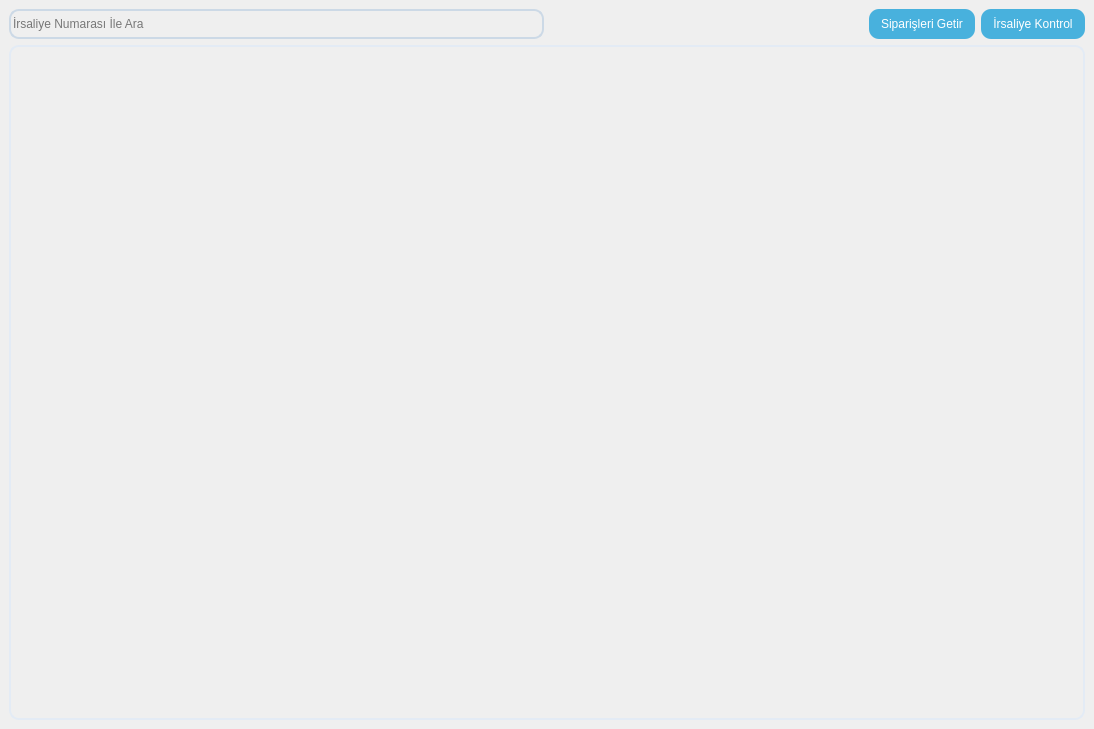
<?xml version="1.0" encoding="UTF-8"?>
<ui version="4.0">
 <class>Form</class>
 <widget class="QWidget" name="Form">
  <property name="geometry">
   <rect>
    <x>0</x>
    <y>0</y>
    <width>1094</width>
    <height>729</height>
   </rect>
  </property>
  <property name="windowTitle">
   <string>Form</string>
  </property>
  <property name="styleSheet">
   <string notr="true">QGroupBox{
	background-color: transparent;
	border-radius: 15px;
	margin-top: 15px;
	font: 9pt &quot;Segoe UI&quot;;
	color: #5f5f5f
}

QTableWidget {
    border: 2px solid #e3ebf5;
    border-radius: 10px;
    background-color: transparent;
}
QGroupBox::title {
    subcontrol-origin: margin;
    subcontrol-position: top center;
    padding: 5px 10px;
    background-color: #e3ebf5;
    border-radius: 7px;
    color: #5f5f5f;
}

QLabel{
	font: 9pt &quot;Segoe UI&quot;;
	color: #5f5f5f;
}

QLineEdit{
	background-color: transparent;
	border: 2px solid #ccd9e6;
	border-radius: 10px;
	font: 9 pt &quot;Segoe UI&quot; #5f5f5f;
}

QTextEdit{
	background-color: transparent;
	border: 2px solid #ccd9e6;
	border-radius: 10px;
	font: 9 pt &quot;Segoe UI&quot; #5f5f5f;
}

QPushButton {
    background-color: #48B1DD;
    color: white;
    border: none;
    border-radius: 10px;
    padding: 6px 12px;
    font: 9pt &quot;Segoe UI&quot;;
}

QPushButton:hover {
    background-color: #007BFF;
}

QPushButton:pressed {
    background-color: #5F5F5F;
}
QComboBox {
    background-color: transparent;
    border: 2px solid #ccd9e6;
    border-radius: 10px;
    padding: 5px 8px;
    font: 9pt &quot;Segoe UI&quot;;
    color: #5f5f5f;
}

QComboBox::drop-down {
    subcontrol-origin: padding;
    subcontrol-position: top right;
    width: 25px;
    border-left: 1px solid #5f5f5f;
}


QComboBox QAbstractItemView {
    border: 2px solid #e3ebf5;
    selection-background-color: #e3ebf5;
    background-color: white;
    color: #5f5f5f;
    font: 9pt &quot;Segoe UI&quot;;
    border-radius: 5px;
}


</string>
  </property>
  <layout class="QVBoxLayout" name="verticalLayout">
   <property name="spacing">
    <number>0</number>
   </property>
   <property name="leftMargin">
    <number>0</number>
   </property>
   <property name="topMargin">
    <number>0</number>
   </property>
   <property name="rightMargin">
    <number>0</number>
   </property>
   <property name="bottomMargin">
    <number>0</number>
   </property>
   <item>
    <widget class="QWidget" name="widget" native="true">
     <layout class="QVBoxLayout" name="verticalLayout_2">
      <item>
       <layout class="QHBoxLayout" name="horizontalLayout_3">
        <item>
         <widget class="QLineEdit" name="lineEdit">
          <property name="minimumSize">
           <size>
            <width>0</width>
            <height>30</height>
           </size>
          </property>
          <property name="placeholderText">
           <string>İrsaliye Numarası İle Ara</string>
          </property>
         </widget>
        </item>
        <item>
         <layout class="QHBoxLayout" name="horizontalLayout_2">
          <item>
           <spacer name="horizontalSpacer">
            <property name="orientation">
             <enum>Qt::Horizontal</enum>
            </property>
            <property name="sizeHint" stdset="0">
             <size>
              <width>258</width>
              <height>20</height>
             </size>
            </property>
           </spacer>
          </item>
          <item>
           <layout class="QHBoxLayout" name="horizontalLayout">
            <item>
             <widget class="QPushButton" name="pushButtonGetOrders">
              <property name="minimumSize">
               <size>
                <width>0</width>
                <height>30</height>
               </size>
              </property>
              <property name="text">
               <string>Siparişleri Getir</string>
              </property>
             </widget>
            </item>
            <item>
             <widget class="QPushButton" name="pushButtonDocumentCheck">
              <property name="minimumSize">
               <size>
                <width>0</width>
                <height>30</height>
               </size>
              </property>
              <property name="text">
               <string>İrsaliye Kontrol</string>
              </property>
             </widget>
            </item>
           </layout>
          </item>
         </layout>
        </item>
       </layout>
      </item>
      <item>
       <widget class="QTableWidget" name="tableWidgetOrder"/>
      </item>
     </layout>
    </widget>
   </item>
  </layout>
 </widget>
 <resources/>
 <connections/>
</ui>
